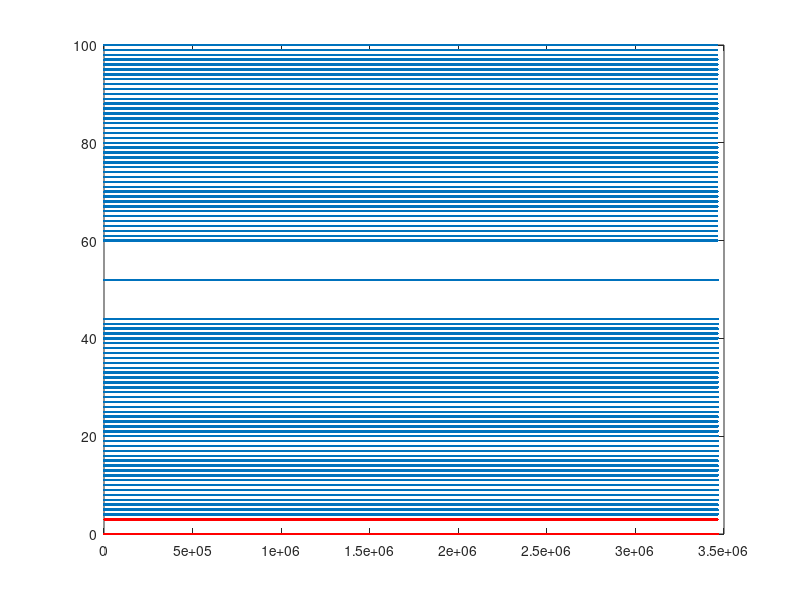

MATLAB code to generate this figure:
% makeFunctionOneTwoStripegs4rand.m
% 1/29/2013, modified from
% makeFunctionTwoStripegs4rand.m
% 1/9/2012, modified from
% makeFunctionMultiStripegs4rand.m
% 12/4/2012, modified from
% makeFunctionMultiStripegs4.m
% 12/4/2012, modified from
% makeFunctionExpandingOscillatingStripe4.m
% 11/14/2012 modified from
% % makeFunctionExpandingStripe4.m and makeFunctionStripeBlobGrating3.m
% 11/14/2012, modified from
% makeFunctionSpinningStripe4.m
% 10/16/2012, modified from
% makeFunctionStripeBlobGratinggs4.m
% PTW 8/29/2012 hack for gs=4, modified from
% makeFunctionStripeBlobGratinggs3.m

UPDATE_RATE_FPS = 100;
MOVE_DURATION_SEC = 1;
STOP_DURATION_SEC = 1.5;
BLANK_DURATION_SEC = 4;

step_size = 1/UPDATE_RATE_FPS;
tBlank = 0:step_size:BLANK_DURATION_SEC/2-step_size;
tStop = 0:step_size:STOP_DURATION_SEC;
tMove = 0:step_size:MOVE_DURATION_SEC;
%% make moving stripe(s) functions
CENTER_POS_OFFSET = 104; % center position is x=1 (or x=105)
MAX_POS_X = 104; % maximum pattern position
MAX_POS_Y = 4;
RIGHT_OFFSET = 44; %right position is x=45, corresponding to leading edge at 90degrees on right
LEFT_OFFSET = 60; %left position is x=61, corresponding to leading edge at 90degrees on left
CENTER_RIGHT_OFFSET = 4; %at x=5 leading edge is at center, stripe to right of it
CENTER_LEFT_OFFSET = 100; %at x=101 leading edge is at center, stripe to left of it
% for stripe centered on 90 degrees we would use:
%RIGHT_OFFSET = 40; right position is x=41, corresponding to 90degrees on right
%LEFT_OFFSET = 64; % left position is x=65, corresponding to 90degrees on left
BLANK_POS_OFFSET_X = 52; % 53
BLANK_POS_OFFSET_Y = 0; % blank position is y=1
ONE_STRIPE_OFFSET_Y = 0;
TWO_STRIPE_OFFSET_Y = 1;
THREE_STRIPE_OFFSET_Y = 2;
TWO_OPP_STRIPE_OFFSET_Y = 3;
MOVEMENT_GAIN_FRAMES = 40; % 40 frames = 90 degrees

funcBlankx = 0*tBlank+BLANK_POS_OFFSET_X;
funcBlanky = 0*tBlank+BLANK_POS_OFFSET_Y;

funcPosDirx = round(MOVEMENT_GAIN_FRAMES*tMove);
funcNegDirx = round(-MOVEMENT_GAIN_FRAMES*tMove);

%%%%%%%%%what we want%%%%%%%%%%%%%%%%%%%%%%%%%%%%%%%%%%%%%%%%%%%%%%%%%%%%%
% code  stripe(s) starting position   x   y   direction
% 1     left side                     61  1   +
% 2     right side                    45  1   -
% 3     center left                   101 1   -
% 4     center right                  5   1   +
% 5     center both left and right    5   4   +      (alternative: 101,2,-)
% 6     left and right sides          45  4   -      (alternative: 61,4,+)
%%%%%%%%%%%%%%%%%%%%%%%%%%%%%%%%%%%%%%%%%%%%%%%%%%%%%%%%%%%%%%%%%%%%%%%%%%

allFuncx(1,:) = [funcBlankx, tStop*0 + LEFT_OFFSET, funcPosDirx + LEFT_OFFSET, tStop*0 + CENTER_LEFT_OFFSET, funcBlankx(1:end-1)];
allFuncx(2,:) = [funcBlankx, tStop*0 + RIGHT_OFFSET, funcNegDirx + RIGHT_OFFSET, tStop*0 + CENTER_RIGHT_OFFSET, funcBlankx(1:end-1)];
allFuncx(3,:) = [funcBlankx, tStop*0 + CENTER_LEFT_OFFSET, funcNegDirx + CENTER_LEFT_OFFSET, tStop*0 + LEFT_OFFSET, funcBlankx(1:end-1)];
allFuncx(4,:) = [funcBlankx, tStop*0 + CENTER_RIGHT_OFFSET, funcPosDirx + CENTER_RIGHT_OFFSET, tStop*0 + RIGHT_OFFSET, funcBlankx(1:end-1)];
allFuncx(5,:) = [funcBlankx, tStop*0 + CENTER_RIGHT_OFFSET, funcPosDirx + CENTER_RIGHT_OFFSET, tStop*0 + RIGHT_OFFSET, funcBlankx(1:end-1)];
allFuncx(6,:) = [funcBlankx, tStop*0 + RIGHT_OFFSET, funcNegDirx + RIGHT_OFFSET, tStop*0 + CENTER_RIGHT_OFFSET, funcBlankx(1:end-1)];

allFuncy(1,:) = [funcBlanky, tStop*0 + ONE_STRIPE_OFFSET_Y, tMove*0 + ONE_STRIPE_OFFSET_Y, tStop*0 + ONE_STRIPE_OFFSET_Y, funcBlanky(1:end-1)];
allFuncy(2,:) = [funcBlanky, tStop*0 + ONE_STRIPE_OFFSET_Y, tMove*0 + ONE_STRIPE_OFFSET_Y, tStop*0 + ONE_STRIPE_OFFSET_Y, funcBlanky(1:end-1)];
allFuncy(3,:) = [funcBlanky, tStop*0 + ONE_STRIPE_OFFSET_Y, tMove*0 + ONE_STRIPE_OFFSET_Y, tStop*0 + ONE_STRIPE_OFFSET_Y, funcBlanky(1:end-1)];
allFuncy(4,:) = [funcBlanky, tStop*0 + ONE_STRIPE_OFFSET_Y, tMove*0 + ONE_STRIPE_OFFSET_Y, tStop*0 + ONE_STRIPE_OFFSET_Y, funcBlanky(1:end-1)];
allFuncy(5,:) = [funcBlanky, tStop*0 + TWO_OPP_STRIPE_OFFSET_Y, tMove*0 + TWO_OPP_STRIPE_OFFSET_Y, tStop*0 + TWO_OPP_STRIPE_OFFSET_Y, funcBlanky(1:end-1)];
allFuncy(6,:) = [funcBlanky, tStop*0 + TWO_OPP_STRIPE_OFFSET_Y, tMove*0 + TWO_OPP_STRIPE_OFFSET_Y, tStop*0 + TWO_OPP_STRIPE_OFFSET_Y, funcBlanky(1:end-1)];

allPerms = perms([1,2,3,4,5,6]);
allPerms = allPerms(randperm(size(allPerms,1))',:);
allPerms = reshape(allPerms',1,[]);

funcy = allFuncy(allPerms,:);
funcy = reshape(funcy',1,[]);
funcy = mod(funcy, MAX_POS_Y);

funcx = allFuncx(allPerms,:);
funcx = reshape(funcx',1,[]);
funcx = mod(funcx, MAX_POS_X);
%% save file

thisFullFileName =  mfilename('fullpath');
[thisDirectoryName,thisFileName,thisFileExtension] = fileparts(thisFullFileName);
%thisDirectoryName = 'C:\Users\nebulosa\Documents\panels\Matlab Codes\functions\Peter';
fullOutFileNameX = [thisDirectoryName '\position_function_one_two_stripe_xgs4rand.mat'];
fullOutFileNameY = [thisDirectoryName '\position_function_one_two_stripe_ygs4rand.mat'];
func = funcx;
save(fullOutFileNameX, 'func');
func = funcy;
save(fullOutFileNameY, 'func');

%% plot to check
figure
plot(funcx,'.')
hold on
plot(funcy,'.r')